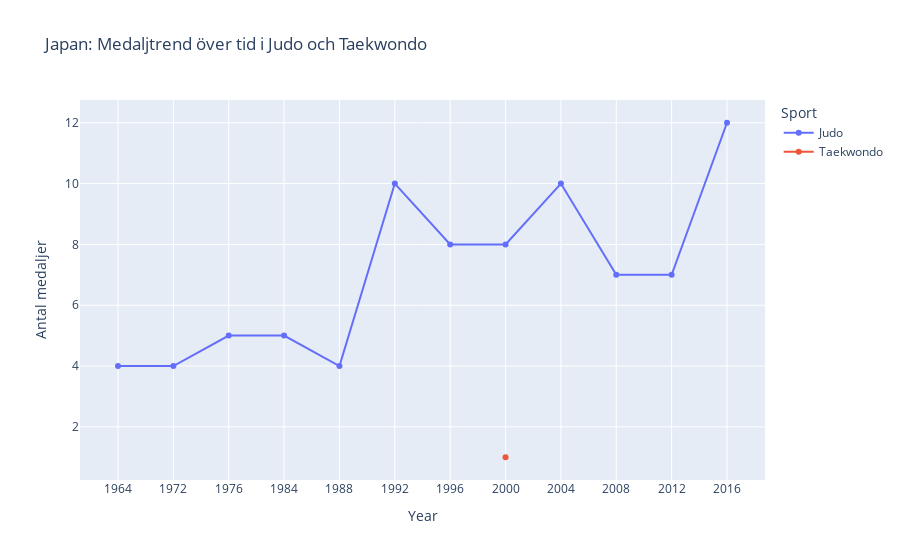

Notebook source saved alongside this figure:
### Markdown cell above
Trend över medaljer för Japan i Judo och Taekwondo

### Code cell
trend = (
    jpn_js_medals
    .groupby(["Year", "Sport"])
    .size()
    .reset_index(name="Antal medaljer")
    .sort_values("Year")
)

fig = px.line(
    trend,
    x="Year",
    y="Antal medaljer",
    color="Sport",
    markers=True,
    title="Japan: Medaljtrend över tid i Judo och Taekwondo"
)

fig.update_xaxes(type="category")
fig.show()

### Figure 1 — Plotly figure (JSON) as saved in the notebook; plotly's stock layout.template omitted (floating-point values rounded to 4 significant figures)
{"data": [{"hovertemplate": "Sport=Judo<br>Year=%{x}<br>Antal medaljer=%{y}<extra></extra>", "legendgroup": "Judo", "line": {"color": "#636efa", "dash": "solid"}, "marker": {"symbol": "circle"}, "mode": "lines+markers", "name": "Judo", "orientation": "v", "showlegend": true, "type": "scatter", "x": [1964, 1972, 1976, 1984, 1988, 1992, 1996, 2000, 2004, 2008, 2012, 2016], "xaxis": "x", "y": [4, 4, 5, 5, 4, 10, 8, 8, 10, 7, 7, 12], "yaxis": "y"}, {"hovertemplate": "Sport=Taekwondo<br>Year=%{x}<br>Antal medaljer=%{y}<extra></extra>", "legendgroup": "Taekwondo", "line": {"color": "#EF553B", "dash": "solid"}, "marker": {"symbol": "circle"}, "mode": "lines+markers", "name": "Taekwondo", "orientation": "v", "showlegend": true, "type": "scatter", "x": [2000], "xaxis": "x", "y": [1], "yaxis": "y"}], "layout": {"legend": {"title": {"text": "Sport"}, "tracegroupgap": 0}, "title": {"text": "Japan: Medaljtrend över tid i Judo och Taekwondo"}, "xaxis": {"anchor": "y", "domain": [0, 1], "title": {"text": "Year"}, "type": "category"}, "yaxis": {"anchor": "x", "domain": [0, 1], "title": {"text": "Antal medaljer"}}}}
